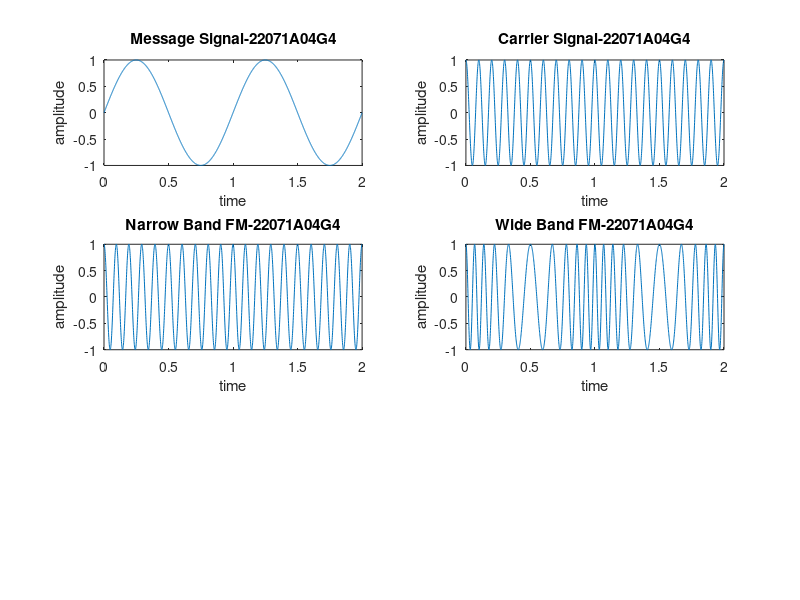

MATLAB code for this plot: (Note: this script raises an error after producing the figure.)
close all;
clear all;

fs = 1000;
t = 0:1/fs:2;   %Time Period

ac = 1;
am = 1;

fc = 10;
fm = 1;

wc = 2*pi*fc;
wm = 2*pi*fm;

c = ac.*cos(wc.*t); %Carrier Signal
m = am.*sin(wm.*t); %Message Signal

subplot(3,2,1);
plot(t,m);
title("Message Signal-22071A04G4");
ylabel('amplitude');
xlabel("time");

subplot(3,2,2);
plot(t,c);
title("Carrier Signal-22071A04G4");
ylabel('amplitude');
xlabel("time");

b = 0.5;
s1 = ac.*cos(wc.*t +b.*m);  %Single Tone FM(Narrow Band)
subplot(3,2,3);
plot(t,s1);
title("Narrow Band FM-22071A04G4");
ylabel('amplitude');
xlabel("time");

b = 5;
s2 = ac.*cos(wc.*t +b.*m);  %Single Tone FM(Wide Band)
subplot(3,2,4);
plot(t,s2);
title("Wide Band FM-22071A04G4");
ylabel('amplitude');
xlabel("time");    

%demodulation - narrow band fm
d = s1.* c;
d1 = fmdemod(s1,fc,fs,fc+2);
[b,a] = butter(2,2*fm/fs);
z = filter(b,a,d1);
subplot(3,2,5)
plot(t,z);
title("Demodulation -Narrow band FM-22071A04G4");
ylabel('amplitude');
xlabel("time");

%demodulation - wide band fm
d = s2.* c;
d2 = fmdemod(s2,fc,fs,fc);
[b,a] = butter(2,2*fm/fs);
z = filter(b,a,d2);
subplot(3,2,6)
plot(t,z);
title("Demodulation - Wide band FM-22071A04G4");
ylabel('amplitude');
xlabel("time");

sgtitle("FM - 22071A04G4") 
fontsize(12,"points");